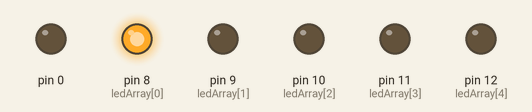
Simulated run of this sketch. Board: Arduino Uno, built with avr-gcc and run on an emulated ATmega328P. Parts: output pins drawn as LEDs (lit = HIGH).

Above: at 0.1 s.
At 2.5 s:
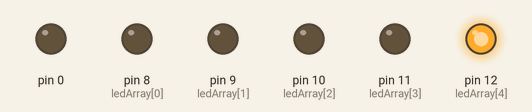
At 5.3 s:
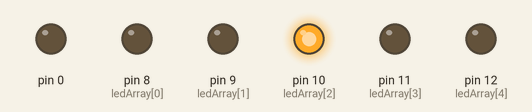
At 9.3 s:
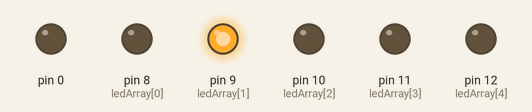
At 13.82 s:
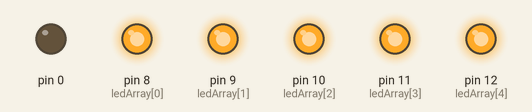
At 18.1 s:
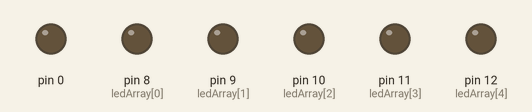
Timing chart, 0 to 18.5 s (numbered marks = the images above):
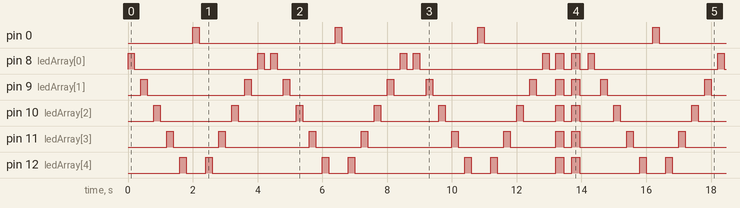

The sketch:

Complex.ino
```cpp
int ledArray[] = {8, 9, 10, 11, 12};
int count, fatih, ulang, bareng;
int timer = 200;
void setup() {
  // put your setup code here, to run once:
  for (count=0;count<5;count++){
    pinMode(ledArray[count], OUTPUT);
  }
  for (count=5;count>0;count--){
    pinMode(ledArray[count], OUTPUT);
  }
}

void loop() {
  // put your main code here, to run repeatedly:
  for(fatih=0;fatih<=2;fatih++){
    for(count=0;count<5;count++){
    digitalWrite(ledArray[count], HIGH);
    delay(timer);
    digitalWrite(ledArray[count], LOW);
    delay(timer);
    }
    for(count=5;count>=0;count--){
      digitalWrite(ledArray[count], HIGH);
      delay(timer);
      digitalWrite(ledArray[count], LOW);
      delay(timer);
    }
    if(fatih==2){
      for(bareng=0;bareng<2;bareng++){
        for(ulang=0;ulang<5;ulang++){
        digitalWrite(ledArray[ulang], HIGH);
        // digitalWrite(ledArray[2], LOW);
        // delay(timer);
        }
        delay(250);
        for(ulang=5;ulang>=0;ulang--){
        digitalWrite(ledArray[ulang], LOW);
        }
        delay(250);
      }
    }
  }
}
```

Measured:
- by itself, pin 0: repeats every 14.2 s: 2 × (LOW 4.2 s, HIGH 0.20 s), LOW 5.2 s, HIGH 0.20 s
- by itself, pin 11 (ledArray[3]): repeats every 14.2 s: LOW 1.4 s, HIGH 0.20 s, LOW 2.6 s, HIGH 0.20 s, LOW 1.4 s, HIGH 0.20 s, LOW 2.6 s, 2 × (HIGH 0.20 s, LOW 1.4 s), HIGH 0.25 s, LOW 0.25 s, HIGH 0.25 s, LOW 1.5 s, HIGH 0.20 s
- by itself, pin 8 (ledArray[0]): repeats every 14.2 s: LOW 3.8 s, HIGH 0.20 s, LOW 0.20 s, HIGH 0.20 s, LOW 3.8 s, HIGH 0.20 s, LOW 0.20 s, HIGH 0.20 s, LOW 3.8 s, HIGH 0.20 s, LOW 0.20 s, 2 × (HIGH 0.25 s, LOW 0.25 s), HIGH 0.20 s
